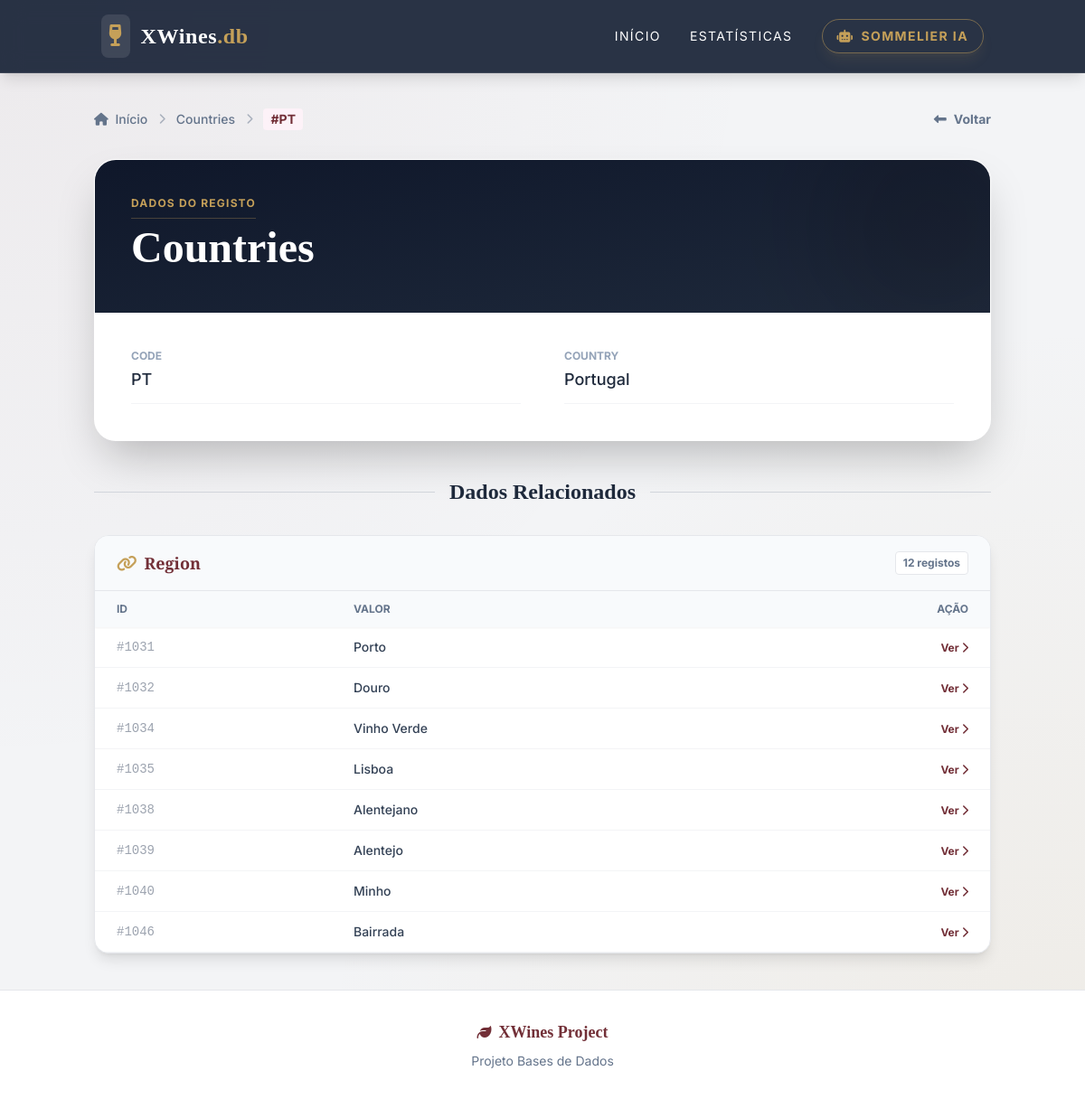
The app's page /Countries/PT/ with its own data.
### tables this page shows
CREATE TABLE Countries (
        Code TEXT PRIMARY KEY,
        Country TEXT NOT NULL
    );

CREATE TABLE Region (
        RegionID INTEGER PRIMARY KEY,
        RegionName TEXT,
        Code TEXT,
        FOREIGN KEY (Code) REFERENCES Countries(Code)
    );

### app.py (the view)
@app.route('/<table_name>/<pk_val>/')
def detail_view(table_name, pk_val):
    valid_tables = get_tables()
    if table_name not in valid_tables: abort(404)
    pk = get_primary_key(table_name)
    db = get_db()
    where_clause = "rowid = ?" if pk == 'rowid' else f"{pk} = ?"
    sel_cols = "rowid, *" if pk == 'rowid' else "*"
    query = f"SELECT {sel_cols} FROM {table_name} WHERE {where_clause}"
    cur = db.execute(query, (pk_val,))
    item = cur.fetchone()
    if item is None: abort(404)
    relations = {}
    if table_name in INVERSE_RELATIONS:
        config = INVERSE_RELATIONS[table_name]
        configs = config if isinstance(config, list) else [config]
        for rel in configs:
            try:
                rel_pk = get_primary_key(rel['table'])
                r_sel = f"rowid, *" if rel_pk == 'rowid' else "*"
                r_cur = db.execute(f"SELECT {r_sel} FROM {rel['table']} WHERE {rel['fk']} = ? LIMIT 50", (pk_val,))
                data = r_cur.fetchall()
                if data:
                    relations[rel['table']] = {'data': data, 'pk': rel_pk, 'display': rel['display']}
            except: pass
    return render_template('detail.html', table_name=table_name, item=item, pk=pk, relations=relations)

### db.py (called while the page is built)
def get_db():
    db = getattr(g, '_database', None)
    if db is None:
        if not os.path.exists(DATABASE):
            alt_path = os.path.join('app', DATABASE)
            if os.path.exists(alt_path):
                db_path = alt_path
            else:
                db_path = DATABASE
        else:
            db_path = DATABASE
        db = g._database = sqlite3.connect(db_path)
        db.row_factory = sqlite3.Row
    return db

def close_connection(exception):
    db = getattr(g, '_database', None)
    if db is not None:
        db.close()

def get_tables():
    db = get_db()
    cur = db.execute("SELECT name FROM sqlite_master WHERE type='table';")
    return [row['name'] for row in cur.fetchall()]

def get_primary_key(table):
    if table == 'Countries': return 'Code'
    if table in ['Grapes', 'Harmonize', 'Vintages']: return 'rowid'
    return f"{table}ID"

### templates/detail.html (shortened to what this page needs)
{% extends 'base.html' %}
{% block content %}
<div class="max-w-6xl mx-auto">
    <div class="flex items-center justify-between mb-8">
        <nav class="flex items-center text-sm font-medium text-slate-500">
            <a href="/" class="hover:text-wine transition"><i class="fas fa-home mr-1"></i> Início</a>
            <i class="fas fa-chevron-right mx-3 text-xs opacity-50"></i>
            <a href="/{{ table_name }}/" class="hover:text-wine transition">{{ table_name }}</a>
            <i class="fas fa-chevron-right mx-3 text-xs opacity-50"></i>
            <span class="text-wine font-bold bg-pink-50 px-2 py-0.5 rounded">#{{ item[pk] }}</span>
        </nav>
        <a href="javascript:history.back()" class="text-sm font-bold text-slate-500 hover:text-wine transition flex items-center gap-2">
            <i class="fas fa-long-arrow-alt-left"></i> Voltar
        </a>
    </div>
    <div class="bg-white rounded-3xl shadow-2xl overflow-hidden border border-white/50 mb-10">
        <div class="bg-gradient-to-br from-slate-900 to-slate-800 p-8 md:p-10 relative overflow-hidden text-white">
            <div class="absolute top-0 right-0 w-64 h-64 bg-wine rounded-full mix-blend-multiply filter blur-3xl opacity-20 -mr-16 -mt-16 animate-pulse"></div>
            <div class="relative z-10">
                <span class="text-gold font-bold tracking-widest text-xs uppercase mb-2 block border-b border-gold/30 pb-2 w-max">Dados do Registo</span>
                <h1 class="text-4xl md:text-5xl font-serif font-bold mb-2">{{ table_name }}</h1>
                {% set main_name = None %}
                {% for k in item.keys() %}
                    {% if 'Name' in k or 'Country' in k %}{% set main_name = item[k] %}{% endif %}
                {% endfor %}
            </div>
        </div>
        <div class="p-8 md:p-10 bg-white">
            <div class="grid grid-cols-1 md:grid-cols-2 gap-x-12 gap-y-8">
                {% for key in item.keys() %}
                    {% set value = item[key] %}
                    <div class="group border-b border-gray-100 pb-3">
                        <span class="block text-xs font-bold text-slate-400 uppercase mb-1">{{ key }}</span>
                        <div class="text-lg font-medium text-slate-800 break-words">
                            {% if key == 'Website' and value %}
                                <a href="{{ value }}" target="_blank" class="text-wine hover:underline flex items-center gap-2">
                                    {{ value }} <i class="fas fa-external-link-alt text-xs"></i>
                                </a>
                            {% else %}
                                {{ value }}
                            {% endif %}
                        </div>
                    </div>
                {% endfor %}
            </div>
        </div>
    </div>
    {% if relations %}
        <div class="space-y-8">
            <div class="flex items-center gap-4">
                <div class="h-px flex-grow bg-gray-300"></div>
                <h2 class="text-2xl font-serif font-bold text-slate-800">Dados Relacionados</h2>
                <div class="h-px flex-grow bg-gray-300"></div>
            </div>
            {% for rel_name, rel_info in relations.items() %}
            <div class="bg-white rounded-2xl shadow-lg border border-gray-200 overflow-hidden">
                <div class="bg-slate-50 px-6 py-4 border-b border-gray-200 flex justify-between items-center">
                    <h3 class="font-bold text-lg text-wine flex items-center gap-2">
                        <i class="fas fa-link text-gold"></i> {{ rel_name }}
                    </h3>
                    <span class="bg-white border border-gray-200 text-xs font-bold px-2 py-1 rounded text-slate-500">
                        {{ rel_info.data|length }} registos
                    </span>
                </div>
                {% if rel_info.data %}
                    <div class="max-h-[400px] overflow-y-auto custom-scrollbar">
                        <table class="w-full text-left text-sm">
                            <thead class="bg-slate-50 text-slate-500 font-semibold uppercase text-xs sticky top-0 shadow-sm">
                                <tr>
                                    <th class="px-6 py-3">ID</th>
                                    <th class="px-6 py-3">Valor</th>
                                    <th class="px-6 py-3 text-right">Ação</th>
                                </tr>
                            </thead>
                            <tbody class="divide-y divide-gray-100">
                                {% for row in rel_info.data %}
                                <tr class="hover:bg-pink-50/30 transition">
                                    <td class="px-6 py-3 font-mono text-gray-400">
                                        {% if rel_info.pk in row.keys() %} #{{ row[rel_info.pk] }} {% else %} - {% endif %}
                                    </td>
                                    <td class="px-6 py-3 font-medium text-slate-700">
                                        {% if rel_info.display in row.keys() %}
                                            {{ row[rel_info.display] }}
                                        {% else %}
                                            {{ row[0] }}
                                        {% endif %}
                                    </td>
                                    <td class="px-6 py-3 text-right">
                                        {% if rel_info.pk in row.keys() %}
                                        <a href="/{{ rel_name }}/{{ row[rel_info.pk] }}/" class="text-wine hover:text-gold font-bold text-xs">
                                            Ver <i class="fas fa-chevron-right"></i>
                                        </a>
                                        {% endif %}
                                    </td>
                                </tr>
                                {% endfor %}
                            </tbody>
                        </table>
                    </div>
                {% else %}
                    <div class="p-6 text-center text-slate-400 italic">Sem dados encontrados.</div>
                {% endif %}
            </div>
            {% endfor %}
        </div>
    {% endif %}
</div>
{% endblock %}

### static/style.css (style rules this page uses)
:root { --color-wine: #722F37; --color-wine-dark: #4a1a21; --color-gold: #c5a059; }
body { font-family: 'Inter', sans-serif; background-color: #f3f4f6; background-image: radial-gradient(at 0% 0%, rgba(114, 47, 55, 0.05) 0px, transparent 50%), radial-gradient(at 100% 100%, rgba(197, 160, 89, 0.1) 0px, transparent 50%); background-attachment: fixed; color: #1f2937; }
h1, h2, h3, .font-serif { font-family: 'Playfair Display', serif; }

### records on screen
Countries: Code "PT", keys "PT" "Portugal"
Region: RegionID "1031", RegionName "Porto"
Region: RegionID "1032", RegionName "Douro"
Region: RegionID "1034", RegionName "Vinho Verde"
Region: RegionID "1035", RegionName "Lisboa"
Region: RegionID "1038", RegionName "Alentejano"
Region: RegionID "1039", RegionName "Alentejo"
Region: RegionID "1040", RegionName "Minho"
Region: RegionID "1046", RegionName "Bairrada"

### other values on screen
{{ table_name }} "Countries"
{{ key }} "CODE" "COUNTRY"
{{ rel_name }} "Region"
{{ rel_info.data|length }} "12"
